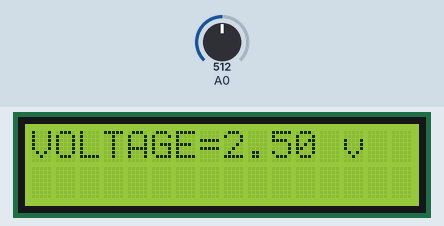
This sketch was run on a simulated Arduino Uno, built with avr-gcc and run on an emulated ATmega328P. Parts: 16×2 character LCD. Inputs (shaded band) come from the test bench; at power-on: A0 = 512.

Above: at 1.2 s.
1.3 s: A0 set to 716
At 1.9 s:
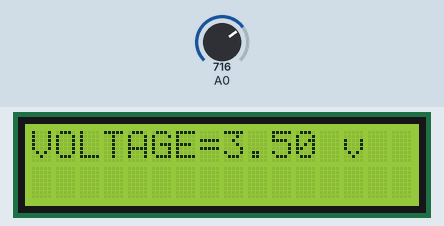
2.8 s: A0 set to 900
At 3.6 s:
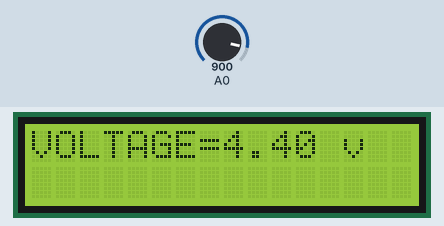
4.3 s: A0 set to 1023
At 5.3 s:
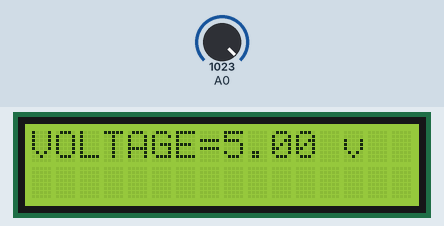
Timing chart, 0 to 7.3 s (numbered marks = the images above; inputs shaded):
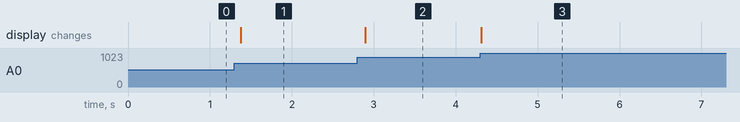

Measured:
- after the input at 1.3 s, the display: changes after 0.08 s (image 1)
- after the input at 2.8 s, the display: changes after 0.10 s (image 2)
- after the input at 4.3 s, the display: changes at once (image 3)

The sketch:

LCDsolarVOL.ino
```cpp
#include<LiquidCrystal.h>
LiquidCrystal ogma(12,11,5,4,3,2);
//rs=12,en=11,d4=5,d5=4,d6=3,d7=2
void setup() {
  // put your setup code here, to run once:
  ogma.begin(16,2);
  ogma.print("VOLTAGE=");//printing chararcters
  ogma.setCursor(13,0);//setting positions
  ogma.print('v');
}//solar intensity(VOLTAGE) display in LCD
void loop() {
  // put your main code here, to run repeatedly:
   int value =analogRead(A0);
   float voltage= ((5.00/1023.00)*value);
   ogma.setCursor(8,0);
    ogma.print(voltage);
    delay(100); }
```
